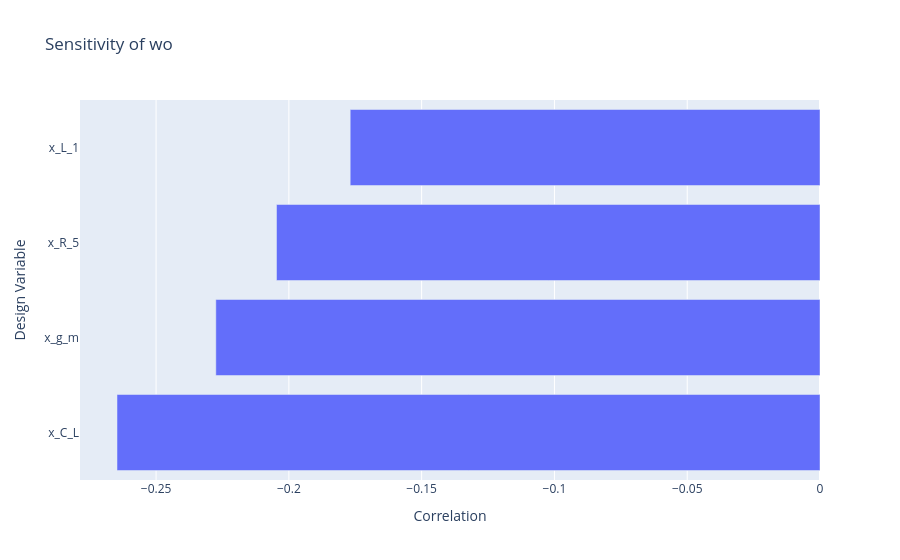

The notebook cell saved with this chart:
### Code cell
analysis.plot_sensitivity(metric_name="wo")

### Figure 1 — Plotly figure (JSON) as saved in the notebook; plotly's stock layout.template omitted (floating-point values rounded to 4 significant figures)
{"data": [{"hovertemplate": "Correlation=%{x}<br>Design Variable=%{y}<extra></extra>", "legendgroup": "", "marker": {"color": "#636efa", "pattern": {"shape": ""}}, "name": "", "orientation": "h", "showlegend": false, "textposition": "auto", "type": "bar", "x": [-0.1769, -0.2047, -0.2275, -0.2647], "xaxis": "x", "y": ["x_L_1", "x_R_5", "x_g_m", "x_C_L"], "yaxis": "y"}], "layout": {"barmode": "relative", "legend": {"tracegroupgap": 0}, "title": {"text": "Sensitivity of wo"}, "xaxis": {"anchor": "y", "domain": [0, 1], "title": {"text": "Correlation"}}, "yaxis": {"anchor": "x", "categoryorder": "total ascending", "domain": [0, 1], "title": {"text": "Design Variable"}}}}
